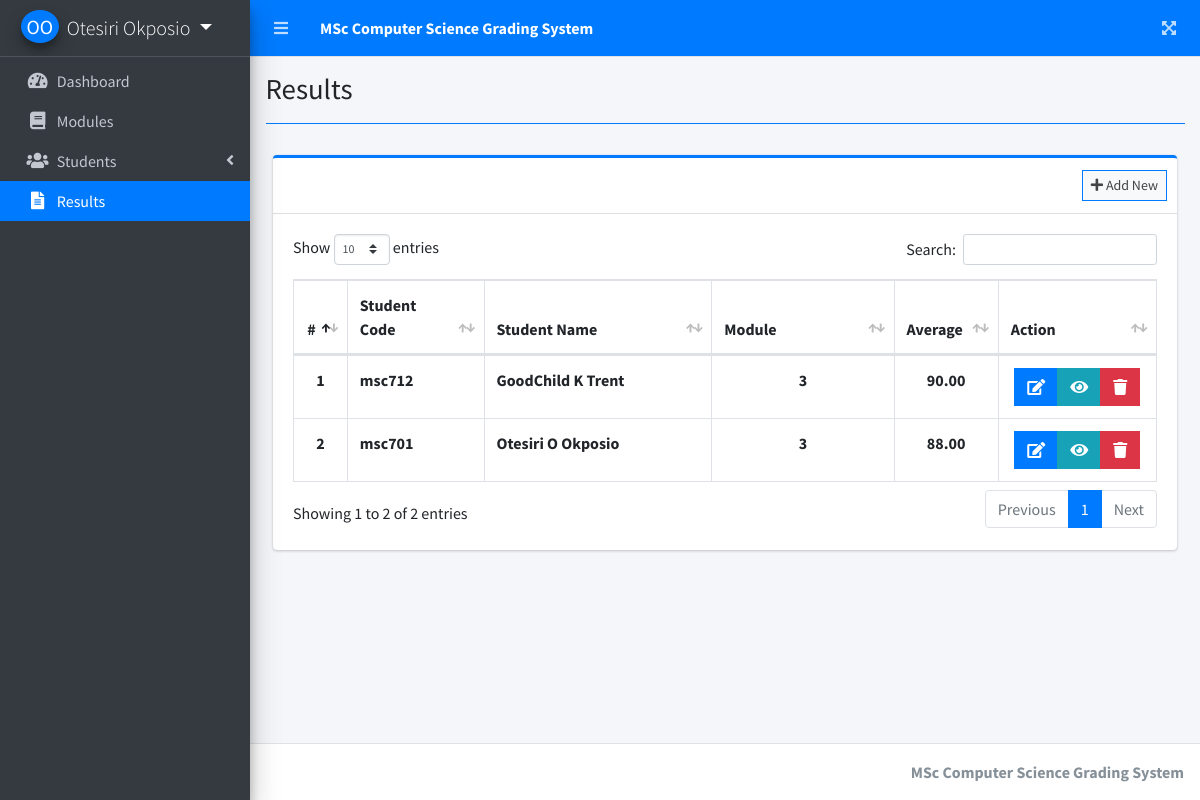
Screenshot of /index.php?page=results (signed in) with the database file from the repository.
### tables this page shows
CREATE TABLE `results` (
  `id` int(30) NOT NULL,
  `student_id` int(30) NOT NULL,
  `marks` decimal(20,2) NOT NULL,
  `date_created` datetime NOT NULL DEFAULT current_timestamp()
);

CREATE TABLE `students` (
  `id` int(30) NOT NULL,
  `student_code` varchar(50) NOT NULL,
  `firstname` varchar(200) NOT NULL,
  `middlename` varchar(200) NOT NULL,
  `lastname` varchar(200) NOT NULL,
  `date_created` datetime NOT NULL DEFAULT current_timestamp()
);

### results.php (the view, shortened to what this page needs)
<?php include'db_connect.php' ?>
<div class="col-lg-12">
	<div class="card card-outline card-primary">
		<?php	if(!isset($_SESSION['rs_id'])): ?>
		<div class="card-header">
			<div class="card-tools">
				<a class="btn btn-block btn-sm btn-default btn-flat border-primary" href="./index.php?page=new_result"><i class="fa fa-plus"></i> Add New</a>
			</div>
		</div>
	<?php endif; ?>
		<div class="card-body">
			<table class="table tabe-hover table-bordered" id="list">
				<colgroup>
				<col width="5%">
					<col width="15%">
					<col width="25%">
					<col width="20%">
					<col width="10%">
					<col width="15%">
				</colgroup>
				<thead>
					<tr>
						<th class="text-center">#</th>
						<th>Student Code</th>
						<th>Student Name</th>
						<th>Module</th>
						<th>Average</th>
						<th>Action</th>
					</tr>
				</thead>
				<tbody>
					<?php
					$i = 1;
					$where = "";
					$qry = $conn->query("SELECT r.*,concat(s.firstname,' ',s.middlename,' ',s.lastname) as name,s.student_code FROM results r  inner join students s on s.id = r.student_id $where order by unix_timestamp(r.date_created) desc ");
					while($row= $qry->fetch_assoc()):
						$modules = $conn->query("SELECT * FROM result_items where result_id =".$row['id'])->num_rows;
					?>
					<tr>
						<th class="text-center"><?php echo $i++ ?></th>
						<td><b><?php echo $row['student_code'] ?></b></td>
						<td><b><?php echo ucwords($row['name']) ?></b></td>
						<td class="text-center"><b><?php echo $modules ?></b></td>
						<td class="text-center"><b><?php echo $row['marks'] ?></b></td>
						<td class="text-center">
							<?php if(isset($_SESSION['login_id'])): ?>
		                    <div class="btn-group">
		                        <a href="./index.php?page=edit_result&id=<?php echo $row['id'] ?>" class="btn btn-primary btn-flat">
		                          <i class="fas fa-edit"></i>
		                        </a>
		                         <button data-id="<?php echo $row['id'] ?>" type="button" class="btn btn-info btn-flat view_result">
		                          <i class="fas fa-eye"></i>
		                        </button>
		                        <button type="button" class="btn btn-danger btn-flat delete_result" data-id="<?php echo $row['id'] ?>">
		                          <i class="fas fa-trash"></i>
		                        </button>
	                      </div>
	                      <?php endif; ?>
						</td>
					</tr>
				<?php endwhile; ?>
				</tbody>
			</table>
		</div>
	</div>
</div>

### rows the page displays
results: student.student_code "msc712", name "GoodChild K Trent", modules "3", marks "90.00"
results: student.student_code "msc701", name "Otesiri O Okposio", modules "3", marks "88.00"

### other values shown
$_SESSION['system']['name'] "MSc Computer Science Grading System"
$_SESSION['login_firstname'].' '.$_SESSION['login_lastname'] "Otesiri Okposio"
$title "Results"
